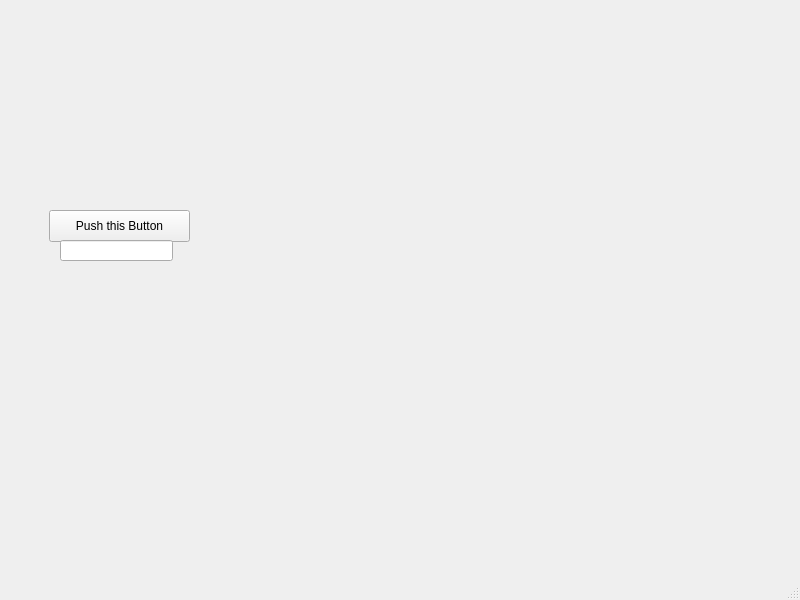
<?xml version="1.0" encoding="UTF-8"?>
<ui version="4.0">
 <class>client</class>
 <widget class="QMainWindow" name="client">
  <property name="geometry">
   <rect>
    <x>0</x>
    <y>0</y>
    <width>800</width>
    <height>600</height>
   </rect>
  </property>
  <property name="windowTitle">
   <string>client</string>
  </property>
  <widget class="QWidget" name="centralwidget">
   <widget class="QPushButton" name="sendButton">
    <property name="geometry">
     <rect>
      <x>49</x>
      <y>210</y>
      <width>141</width>
      <height>32</height>
     </rect>
    </property>
    <property name="text">
     <string>Push this Button</string>
    </property>
   </widget>
   <widget class="QLineEdit" name="messagelineEdit">
    <property name="geometry">
     <rect>
      <x>60</x>
      <y>240</y>
      <width>113</width>
      <height>21</height>
     </rect>
    </property>
   </widget>
  </widget>
  <widget class="QMenuBar" name="menubar">
   <property name="geometry">
    <rect>
     <x>0</x>
     <y>0</y>
     <width>800</width>
     <height>30</height>
    </rect>
   </property>
  </widget>
  <widget class="QStatusBar" name="statusbar"/>
 </widget>
 <resources/>
 <connections/>
</ui>
